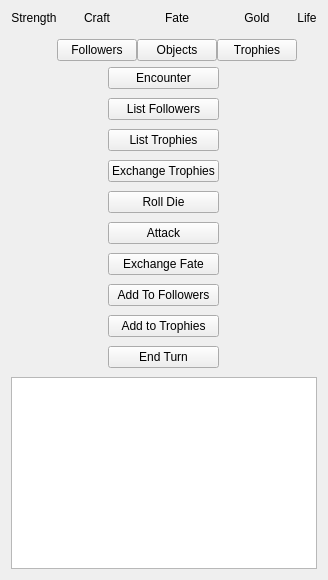
<?xml version="1.0" encoding="UTF-8"?>
<ui version="4.0">
 <class>GameBoard</class>
 <widget class="QWidget" name="GameBoard">
  <property name="geometry">
   <rect>
    <x>0</x>
    <y>0</y>
    <width>312</width>
    <height>439</height>
   </rect>
  </property>
  <property name="sizePolicy">
   <sizepolicy hsizetype="MinimumExpanding" vsizetype="MinimumExpanding">
    <horstretch>0</horstretch>
    <verstretch>0</verstretch>
   </sizepolicy>
  </property>
  <property name="windowTitle">
   <string>GameBoard</string>
  </property>
  <layout class="QGridLayout" name="gridLayout">
   <item row="0" column="0">
    <layout class="QGridLayout" name="charDetails">
     <property name="sizeConstraint">
      <enum>QLayout::SetMinimumSize</enum>
     </property>
     <property name="spacing">
      <number>0</number>
     </property>
     <item row="0" column="0">
      <widget class="QLabel" name="lblStr">
       <property name="layoutDirection">
        <enum>Qt::LeftToRight</enum>
       </property>
       <property name="text">
        <string>Strength</string>
       </property>
       <property name="alignment">
        <set>Qt::AlignCenter</set>
       </property>
      </widget>
     </item>
     <item row="0" column="4">
      <widget class="QLabel" name="lblLife">
       <property name="layoutDirection">
        <enum>Qt::LeftToRight</enum>
       </property>
       <property name="text">
        <string>Life</string>
       </property>
       <property name="alignment">
        <set>Qt::AlignCenter</set>
       </property>
      </widget>
     </item>
     <item row="0" column="3">
      <widget class="QLabel" name="lblGold">
       <property name="layoutDirection">
        <enum>Qt::LeftToRight</enum>
       </property>
       <property name="text">
        <string>Gold</string>
       </property>
       <property name="alignment">
        <set>Qt::AlignCenter</set>
       </property>
      </widget>
     </item>
     <item row="0" column="2">
      <widget class="QLabel" name="lblFate">
       <property name="layoutDirection">
        <enum>Qt::LeftToRight</enum>
       </property>
       <property name="text">
        <string>Fate</string>
       </property>
       <property name="alignment">
        <set>Qt::AlignCenter</set>
       </property>
      </widget>
     </item>
     <item row="0" column="1">
      <widget class="QLabel" name="lblCft">
       <property name="layoutDirection">
        <enum>Qt::LeftToRight</enum>
       </property>
       <property name="text">
        <string>Craft</string>
       </property>
       <property name="alignment">
        <set>Qt::AlignCenter</set>
       </property>
      </widget>
     </item>
     <item row="1" column="0">
      <widget class="QLabel" name="lblStrPts">
       <property name="layoutDirection">
        <enum>Qt::LeftToRight</enum>
       </property>
       <property name="text">
        <string/>
       </property>
       <property name="alignment">
        <set>Qt::AlignCenter</set>
       </property>
      </widget>
     </item>
     <item row="1" column="1">
      <widget class="QLabel" name="lblCftPts">
       <property name="layoutDirection">
        <enum>Qt::LeftToRight</enum>
       </property>
       <property name="text">
        <string/>
       </property>
       <property name="alignment">
        <set>Qt::AlignCenter</set>
       </property>
      </widget>
     </item>
     <item row="1" column="2">
      <widget class="QLabel" name="lblFatePts">
       <property name="layoutDirection">
        <enum>Qt::LeftToRight</enum>
       </property>
       <property name="text">
        <string/>
       </property>
       <property name="alignment">
        <set>Qt::AlignCenter</set>
       </property>
      </widget>
     </item>
     <item row="1" column="3">
      <widget class="QLabel" name="lblGoldPts">
       <property name="layoutDirection">
        <enum>Qt::LeftToRight</enum>
       </property>
       <property name="text">
        <string/>
       </property>
       <property name="alignment">
        <set>Qt::AlignCenter</set>
       </property>
      </widget>
     </item>
     <item row="1" column="4">
      <widget class="QLabel" name="lblLifePts">
       <property name="layoutDirection">
        <enum>Qt::LeftToRight</enum>
       </property>
       <property name="text">
        <string/>
       </property>
       <property name="alignment">
        <set>Qt::AlignCenter</set>
       </property>
      </widget>
     </item>
     <item row="2" column="1">
      <widget class="QPushButton" name="btnFollowers">
       <property name="text">
        <string>Followers</string>
       </property>
      </widget>
     </item>
     <item row="2" column="2">
      <widget class="QPushButton" name="btnObjects">
       <property name="text">
        <string>Objects</string>
       </property>
      </widget>
     </item>
     <item row="2" column="3">
      <widget class="QPushButton" name="btnTrophies">
       <property name="text">
        <string>Trophies</string>
       </property>
      </widget>
     </item>
    </layout>
   </item>
   <item row="1" column="0">
    <layout class="QVBoxLayout" name="layout">
     <property name="spacing">
      <number>9</number>
     </property>
     <property name="sizeConstraint">
      <enum>QLayout::SetMinimumSize</enum>
     </property>
     <item>
      <layout class="QHBoxLayout" name="hLayout">
       <item>
        <layout class="QVBoxLayout" name="mainMenu">
         <property name="sizeConstraint">
          <enum>QLayout::SetMinimumSize</enum>
         </property>
         <item>
          <widget class="QPushButton" name="btnEncounter">
           <property name="text">
            <string>Encounter</string>
           </property>
          </widget>
         </item>
         <item>
          <widget class="QPushButton" name="btnListFollowers">
           <property name="text">
            <string>List Followers</string>
           </property>
          </widget>
         </item>
         <item>
          <widget class="QPushButton" name="btnListTrophies">
           <property name="text">
            <string>List Trophies</string>
           </property>
          </widget>
         </item>
         <item>
          <widget class="QPushButton" name="btnExchangeTrophies">
           <property name="text">
            <string>Exchange Trophies</string>
           </property>
          </widget>
         </item>
         <item>
          <widget class="QPushButton" name="btnRollDie">
           <property name="text">
            <string>Roll Die</string>
           </property>
          </widget>
         </item>
         <item>
          <widget class="QPushButton" name="btnAttack">
           <property name="text">
            <string>Attack</string>
           </property>
          </widget>
         </item>
         <item>
          <widget class="QPushButton" name="btnExchangeFate">
           <property name="text">
            <string>Exchange Fate</string>
           </property>
          </widget>
         </item>
         <item>
          <widget class="QPushButton" name="btnAddToFollowers">
           <property name="text">
            <string>Add To Followers</string>
           </property>
          </widget>
         </item>
         <item>
          <widget class="QPushButton" name="btnAddToTrophies">
           <property name="text">
            <string>Add to Trophies</string>
           </property>
          </widget>
         </item>
         <item>
          <widget class="QPushButton" name="btnEndTurn">
           <property name="text">
            <string>End Turn</string>
           </property>
          </widget>
         </item>
         <item>
          <layout class="QHBoxLayout" name="diceLayout">
           <property name="sizeConstraint">
            <enum>QLayout::SetMinimumSize</enum>
           </property>
          </layout>
         </item>
        </layout>
       </item>
       <item>
        <layout class="QGridLayout" name="arena">
         <property name="sizeConstraint">
          <enum>QLayout::SetMinimumSize</enum>
         </property>
        </layout>
       </item>
      </layout>
     </item>
     <item>
      <widget class="QTextEdit" name="txtLog">
       <property name="sizePolicy">
        <sizepolicy hsizetype="Minimum" vsizetype="Minimum">
         <horstretch>0</horstretch>
         <verstretch>0</verstretch>
        </sizepolicy>
       </property>
       <property name="frameShape">
        <enum>QFrame::StyledPanel</enum>
       </property>
       <property name="readOnly">
        <bool>true</bool>
       </property>
      </widget>
     </item>
    </layout>
   </item>
  </layout>
 </widget>
 <resources/>
 <connections/>
</ui>
